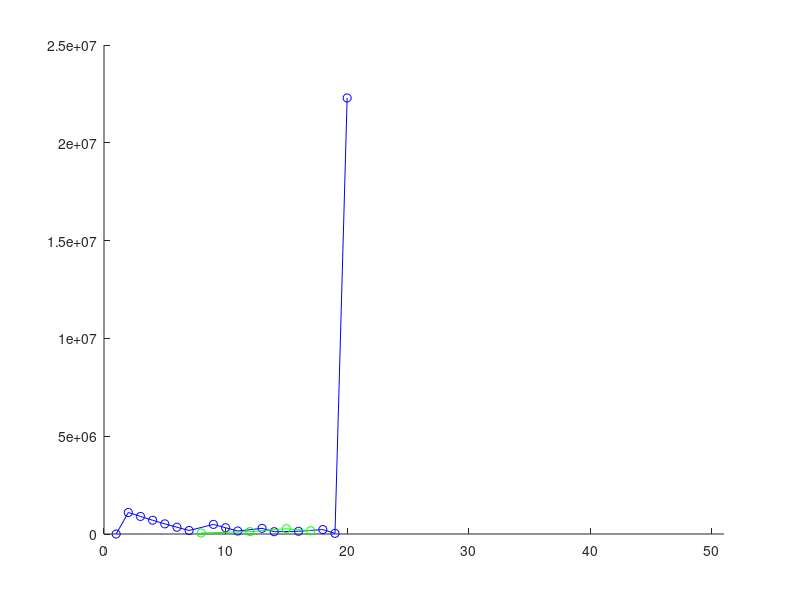

Write the MATLAB code that produced this figure. (Note: this script raises an error after producing the figure.)
function findeps2
    clc;
    clear all;

    eps0 = 1.0e-5;
    nReps = 50;
    tol = 1.0e-2; %0.4; %
    vals = zeros(1,nReps+1);
    error = zeros(size(vals));
    vals(1) = eps0;

    for j = 1:nReps
        [num,denom] = figuref(eps0); 
        frac = num/denom;
        eps1 = eps0 - frac;
        error(j) = abs((eps1 - eps0)/eps0);
        if error(j) <= tol
            disp(eps1)
            disp(j)
            break
        else
            vals(j+1) = eps1;
            eps0 = eps1;
        end        
    end

    nEps = vals > 0;
    n = 1:1:(nReps+1);
    mEps = vals < 0;

    figure(300)
    hold on
    plot(n(nEps),abs(vals(nEps)),'-bo')
    plot(n(mEps),abs(vals(mEps)),'-go')
    xlim([0 nReps+1])
    ax = gca;
    ax.YScale = 'log';
    hold off

    figure(301)
    hold on
    plot(n(nEps),abs(error(nEps)),'-r+')
    xlim([0 nReps+1])
    ax = gca;
    ax.YScale = 'log';
    hold off    
    
end
function [f,df] = figuref(eps)
    hf = 2.5e-7; %cm  
    tf = 4.4676e3; %s
    R  = 8.314;
    Temperature = 25 + 273.15;
    z = 3;
    F = 96485;

    i0growth = 5.3523e-7; %1.0e-6; %A/cm2    
    aOx = 0.5;
    eps2f = 4.317e4; 

    gOx = (aOx*F)/(R*Temperature);
    MCr2O3 = 151.99; %g/mol
    rhoCr2O3 = 5.22; %g/cm3    
    kf = MCr2O3/(z*F*rhoCr2O3); %cm3/C
    r = 1.0;     

    C1f = gOx*(kf/r)*i0growth*exp(gOx*eps2f*hf);
    f = ((exp(gOx*eps*hf))/tf) - C1f*eps;
    df = ((gOx*hf/tf)*exp(gOx*eps*hf)) - C1f;
end